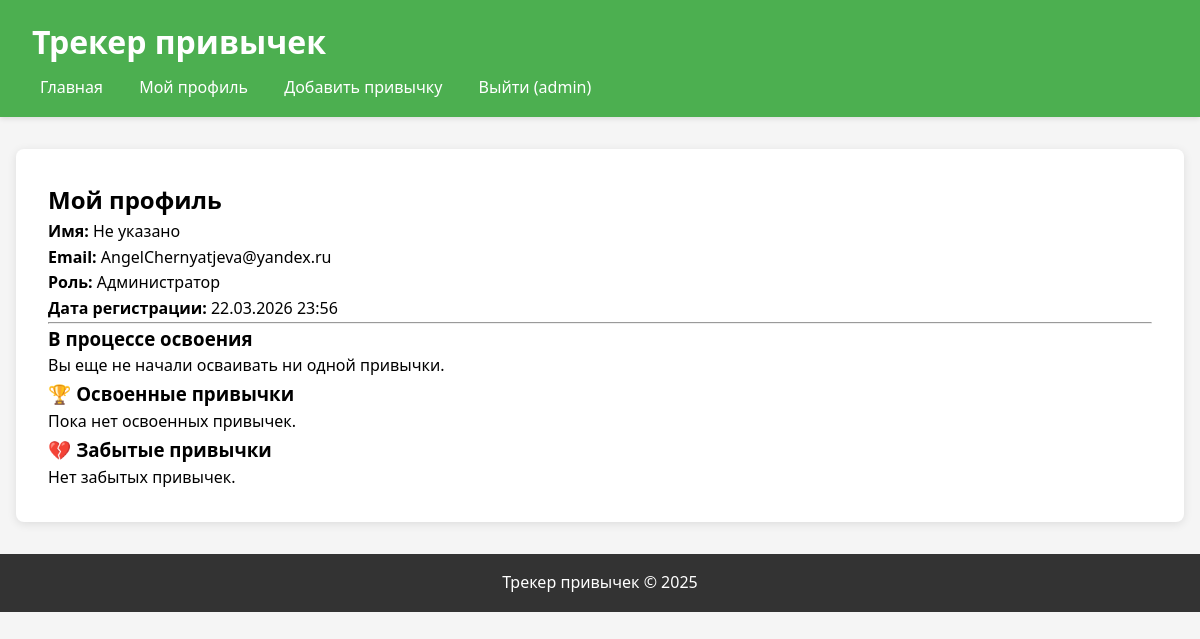
Screenshot of /profile/ (signed in) with the database file from the repository.
### habits/models.py (models this page shows, shortened)
class User(AbstractUser):
    ROLE_CHOICES = (
        ('admin', 'Администратор'),
        ('user', 'Пользователь'),
    )
    role = models.CharField(
        max_length=10,
        choices=ROLE_CHOICES,
        default='user',
        verbose_name='Роль'
    )
    date_registered = models.DateTimeField(
        default=timezone.now,
        verbose_name='Дата регистрации'
    )
    class Meta:
        verbose_name = 'Пользователь'
        verbose_name_plural = 'Пользователи'

### habits/views.py (the view)
# urls.py: path('profile/', views.profile, name='profile'),
@login_required
def profile(request):
    active_progress = HabitProgress.objects.filter(
        user=request.user,
        status='in_progress'
    ).select_related('habit')
    completed_progress = HabitProgress.objects.filter(
        user=request.user,
        status='completed'
    ).select_related('habit')
    abandoned_progress = HabitProgress.objects.filter(
        user=request.user,
        status='abandoned'
    ).select_related('habit')
    context = {
        'active_progress': active_progress,
        'completed_progress': completed_progress,
        'abandoned_progress': abandoned_progress,
    }
    return render(request, 'habits/profile.html', context)

### habits/templates/habits/profile.html (shortened to what this page needs)
{% extends "habits/base.html" %}
{% block content %}
<div class="container">
    <h2>Мой профиль</h2>
    <p><strong>Имя:</strong> {{ user.get_full_name|default:"Не указано" }}</p>
    <p><strong>Email:</strong> {{ user.email|default:"Не указан" }}</p>
    <p><strong>Роль:</strong> {% if user.role == 'admin' %}Администратор{% else %}Пользователь{% endif %}</p>
    <p><strong>Дата регистрации:</strong> {{ user.date_registered|date:"d.m.Y H:i" }}</p>
    <hr>
    <h3>В процессе освоения</h3>
    {% if active_progress %}
        {% for progress in active_progress %}
            <div class="card">
                <h4>{{ progress.habit.name }}</h4>
                <p>Начато: {{ progress.start_date|date:"d.m.Y" }}</p>
                <p>Всего раз: {{ progress.current_streak }} раз</p>
                <p>Серия (периодов подряд): {{ progress.current_day_streak }}</p>
                <a href="{% url 'habits:mark_completion' progress.id %}" class="btn">✅ Отметить выполнение</a>
                <a href="{% url 'habits:complete_habit' progress.id %}" class="btn">Отметить как освоенную</a>
            </div>
        {% endfor %}
    {% else %}
        <p>Вы еще не начали осваивать ни одной привычки.</p>
    {% endif %}
    <h3>🏆 Освоенные привычки</h3>
{% if completed_progress %}
    {% for progress in completed_progress %}
        <div class="card">
            <h4>{{ progress.habit.name }}</h4>
            <p>Завершено: {{ progress.completed_date|date:"d.m.Y" }}</p>
            <p>Максимальная серия: {{ progress.max_streak }} раз(а) подряд,
                {{ progress.max_day_streak }} периодов подряд</p>
            <a href="{% url 'habits:reactivate_habit' progress.id %}" class="btn btn-secondary">↺ Вернуть в процесс</a>
        </div>
    {% endfor %}
{% else %}
    <p>Пока нет освоенных привычек.</p>
{% endif %}
    <h3>💔 Забытые привычки</h3>
    {% if abandoned_progress %}
        {% for progress in abandoned_progress %}
            <div class="card">
                <h4>{{ progress.habit.name }}</h4>
                <p>Было начато: {{ progress.start_date|date:"d.m.Y" }}</p>
            </div>
        {% endfor %}
    {% else %}
        <p>Нет забытых привычек.</p>
    {% endif %}
</div>
{% endblock %}

### habits/templates/habits/base.html (shortened to what this page needs)
<!DOCTYPE html>
<html lang="ru">
<head>
</head>
<body>
    <header>
        <h1>Трекер привычек</h1>
        <nav>
            <a href="{% url 'habits:habit_list' %}">Главная</a>
            {% if user.is_authenticated %}
                <a href="{% url 'habits:profile' %}">Мой профиль</a>
                {% if user.is_authenticated %}
                    <a href="{% url 'habits:habit_create' %}">Добавить привычку</a>
                {% endif %}
                <a href="{% url 'habits:logout' %}">Выйти ({{ user.username }})</a>
            {% else %}
                <a href="{% url 'habits:login' %}">Войти</a>
                <a href="{% url 'habits:register' %}">Регистрация</a>
            {% endif %}
        </nav>
    </header>
    <main>
        {% block content %}
        {% endblock %}
    </main>
    <footer>
        <p>Трекер привычек &copy; 2025</p>
    </footer>
</body>
</html>

### habits/templates/habits/base.html (style rules this page uses)
* { margin: 0; padding: 0; box-sizing: border-box; }
body { font-family: 'Segoe UI', Tahoma, Geneva, Verdana, sans-serif; background-color: #f5f5f5; line-height: 1.6; }
header { background-color: #4CAF50; color: white; padding: 1rem 2rem; box-shadow: 0 2px 5px rgba(0,0,0,0.1); }
header h1 { margin-bottom: 0.5rem; }
nav { margin-top: 0.5rem; }
nav a { color: white; text-decoration: none; margin-right: 1rem; padding: 0.5rem; }
main { max-width: 1200px; margin: 2rem auto; padding: 0 1rem; }
.container { background-color: white; padding: 2rem; border-radius: 8px; box-shadow: 0 2px 10px rgba(0,0,0,0.1); }
footer { text-align: center; padding: 1rem; background-color: #333; color: white; margin-top: 2rem; }

### rows the page displays
User: username "admin", get_full_name "Не указано", email "AngelChernyatjeva@yandex.ru", date_registered "22.03.2026 23:56"
